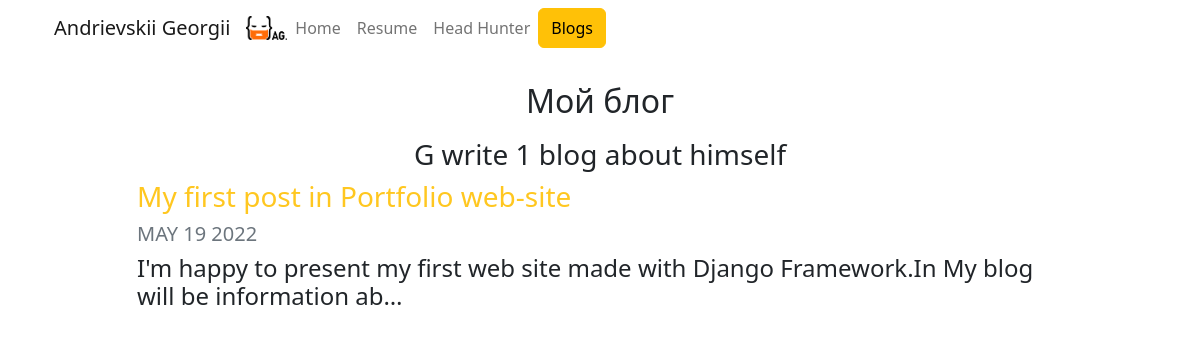
/blog/, run on an earlier commit of the app's database.
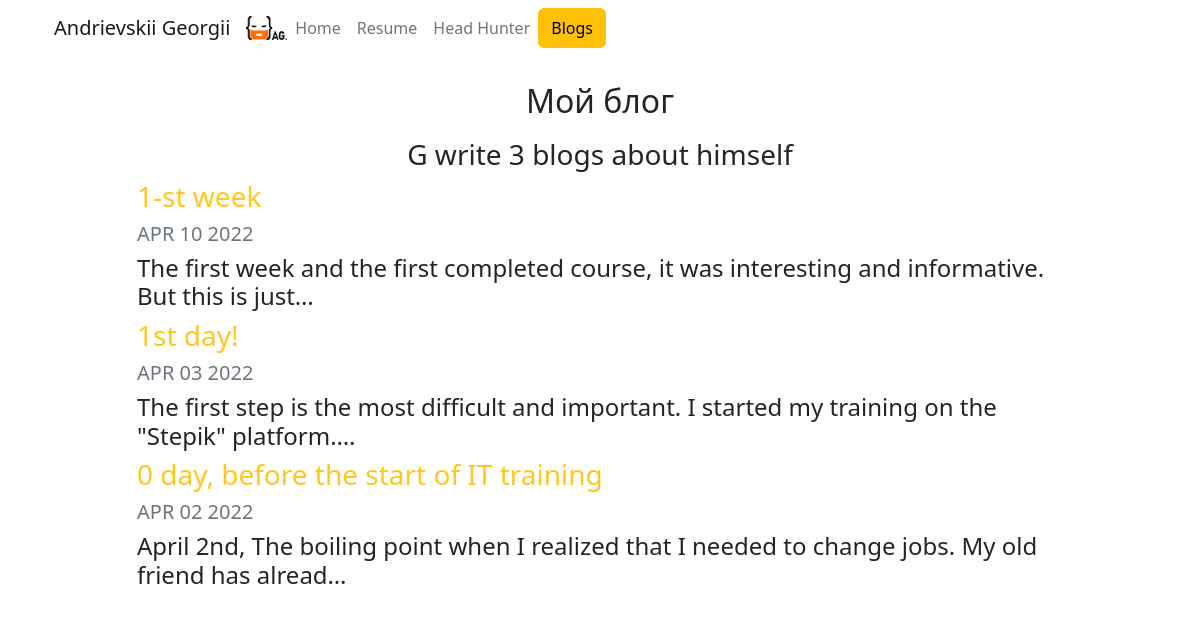
And on a later commit of the database.
### blog/models.py (models this page shows)
class Blog(models.Model):
    post = models.CharField(max_length=200)
    date_post = models.DateField()
    discription = models.CharField(max_length=400)

### blog/views.py (the view)
# urls.py: path('', views.all_blogs, name='all_blogs'),
def all_blogs(request):
    blogs = Blog.objects.order_by('-date_post')
    return render(request, 'blog/all_blogs.html', {'blogs':blogs})

### blog/templates/blog/all_blogs.html
{% extends 'portfolio/base.html' %}
{% block content %}
    <div class="row justify-content-center my-3 ">
        <h2 class="main_home">Мой блог</h2>
        <h3 class="main_home" >G write {{ blogs.count }} blog{{ blogs.count|pluralize }} about himself </h3>
        <br>
        <div class="col-md-10">
            {% for blog in blogs %}
            <a href="{% url 'blog:detail' blog.id %}" class="blog_posts"><h3>{{ blog.post }}</h3></a>
          <h5 class="text-muted">{{ blog.date_post|date:'M d Y'|upper }}</h5>
          <h4>{{ blog.discription|striptags|truncatechars:100 }}</h4>
            {% endfor %}
        </div>
    </div>
{% endblock %}

### portfolio/templates/portfolio/base.html (shortened to what this page needs)
<!doctype html>
<html lang="en">
  <head>
        {% load static %}
    <link href="https://cdn.jsdelivr.net/npm/bootstrap@5.2.0-beta1/dist/css/bootstrap.min.css" rel="stylesheet">
    <link rel="stylesheet" type="text/css" href="{% static 'portfolio/custom.css' %}">
  </head>
  <body>
    <div class="container">
      <nav class="navbar navbar-expand-sm navbar-light">
        <div class="container-fluid">
          <a class="navbar-brand" href="#">Andrievskii Georgii</a>
          <img src="{% static 'portfolio/logo.png' %}" alt="" width="41" height="24">
          <div class="collapse navbar-collapse" id="navbarNavAltMarkup">
            <div class="navbar-nav">
              <a class="nav-link" href="{% url 'home' %}">Home</a>
              <a class="nav-link" href="https://hh.ru/resume/37a7adceff09d96ae40039ed1f6a5145545247">Resume</a>
              <a class="nav-link" href="https://hh.ru/resume/37a7adceff09d96ae40039ed1f6a5145545247">Head Hunter</a>
              <a  class=" btn btn-warning" href="{% url 'blog:all_blogs' %}">Blogs</a>
            </div>
          </div>
        </div>
      </nav>
    </div>
    <div class="container">
      {% block content %}{% endblock %}
    </div>
  </body>
</html>

### portfolio/static/portfolio/custom.css (style rules this page uses)
.main_home { text-align: center; margin-top: 10px; }
.blog_posts { text-decoration: none; color:#ffc720; }
.nav-link { display: flex; align-items:center; }
.btn { display: flex; align-items:center; }

What changed in the data, as far as the page shows it:
removed Blog: post "My first post in Portfolio web-site", date_post "MAY 19 2022", discription "I'm happy to present my first web site made with Django Framework.In My blog will be information ab…"
added Blog: post "1-st week", date_post "APR 10 2022", discription "The first week and the first completed course, it was interesting and informative. But this is just…"
added Blog: post "1st day!", date_post "APR 03 2022", discription "The first step is the most difficult and important. I started my training on the \"Stepik\" platform.…"
added Blog: post "0 day, before the start of IT training", date_post "APR 02 2022", discription "April 2nd, The boiling point when I realized that I needed to change jobs. My old friend has alread…"
Also different on the page:
{{ blogs.count }}: "1" → "3"
